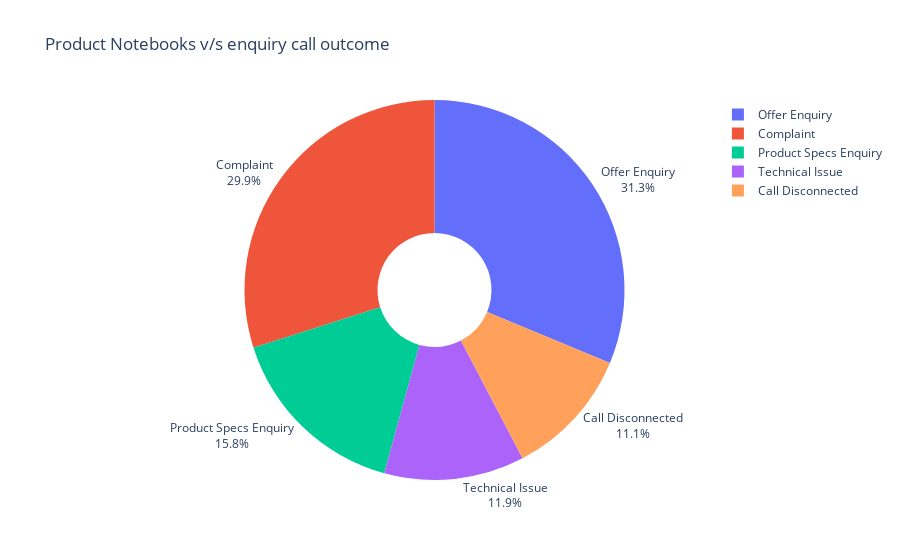

This figure's notebook cell:
### Code cell
product_notebook_df = product_notebook_df[:5]

plt.figure(figsize = (16, 10))
fig = px.pie(product_notebook_df, values=product_notebook_df.values, 
             names=product_notebook_df.index,
             hole=.3, 
             color=product_notebook_df.index,
             title="Product Notebooks v/s enquiry call outcome ")
fig.update_traces(textposition='outside', textinfo='percent+label')
fig.show()

### Figure 1 — Plotly figure (JSON) as saved in the notebook; plotly's stock layout.template omitted (floating-point values rounded to 4 significant figures)
{"data": [{"customdata": [["Offer Enquiry"], ["Complaint"], ["Product Specs Enquiry"], ["Technical Issue"], ["Call Disconnected"]], "domain": {"x": [0, 1], "y": [0, 1]}, "hole": 0.3, "hovertemplate": "index=%{customdata[0]}<br>value=%{value}<extra></extra>", "labels": ["Offer Enquiry", "Complaint", "Product Specs Enquiry", "Technical Issue", "Call Disconnected"], "legendgroup": "", "marker": {"colors": ["#636efa", "#EF553B", "#00cc96", "#ab63fa", "#FFA15A"]}, "name": "", "showlegend": true, "textinfo": "percent+label", "textposition": "outside", "type": "pie", "values": [0.2751, 0.2631, 0.1392, 0.1049, 0.09728]}], "layout": {"legend": {"tracegroupgap": 0}, "title": {"text": "Product Notebooks v/s enquiry call outcome "}}}
